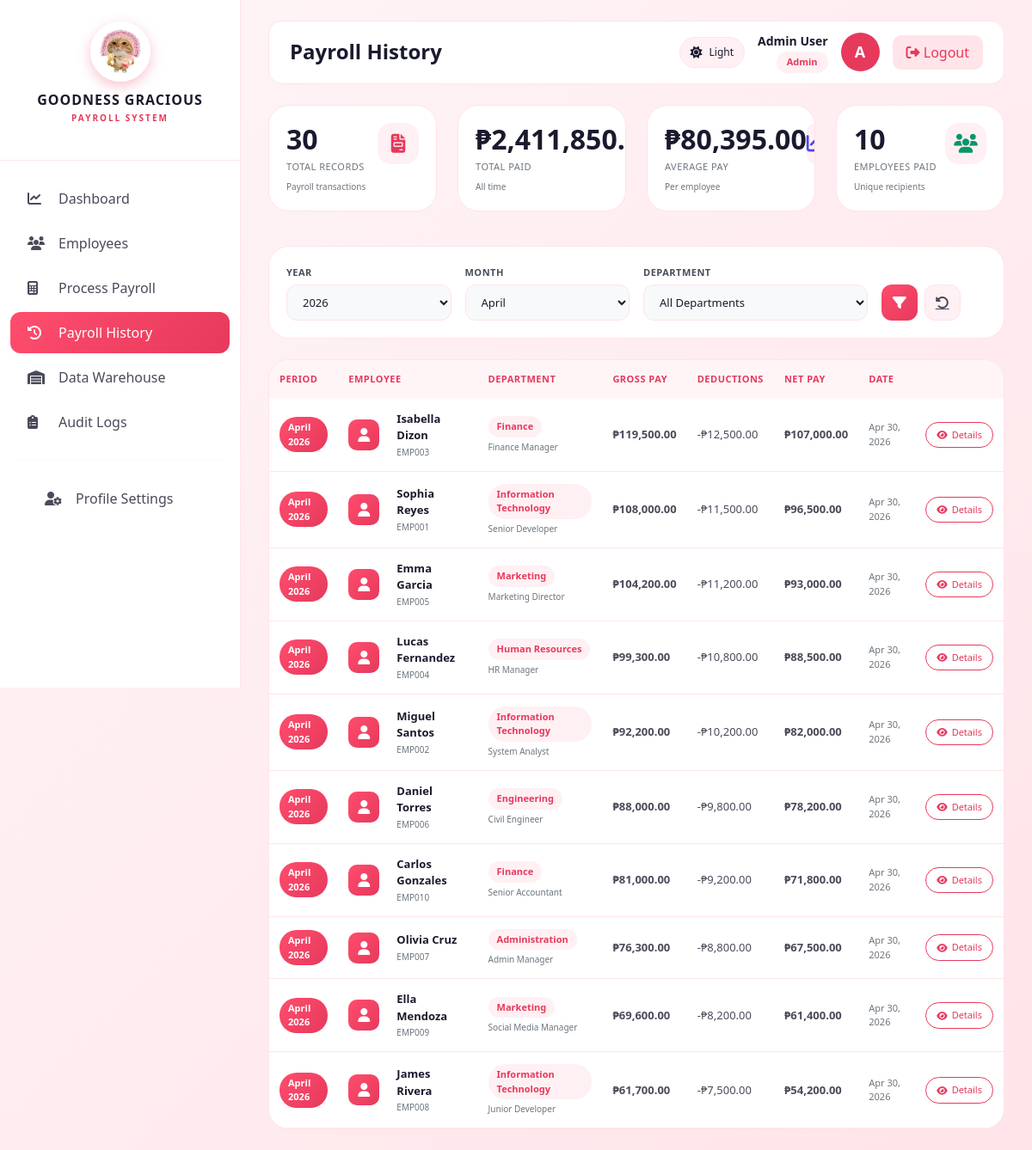
The page /goodness_payroll/index.php?page=payroll_history&month=4&year=2026 (signed in) on the database its author committed.
### tables this page shows
CREATE TABLE `payroll_records` (
  `payroll_id`              INT(11)       NOT NULL AUTO_INCREMENT,
  `employee_id`             INT(11)       NOT NULL,
  `payroll_month`           INT(11)       NOT NULL CHECK (`payroll_month` BETWEEN 1 AND 12),
  `payroll_year`            INT(11)       NOT NULL CHECK (`payroll_year` >= 2000),
  `basic_salary`            DECIMAL(12,2) NOT NULL,
  `allowances_amount`       DECIMAL(12,2) DEFAULT 0.00,
  `overtime_amount`         DECIMAL(12,2) DEFAULT 0.00,
  `tax_amount`              DECIMAL(12,2) DEFAULT 0.00,
  `sss_amount`              DECIMAL(12,2) DEFAULT 0.00,
  `philhealth_amount`       DECIMAL(12,2) DEFAULT 0.00,
  `pagibig_amount`          DECIMAL(12,2) DEFAULT 0.00,
  `other_deductions`        DECIMAL(12,2) DEFAULT 0.00,
  `gross_amount`            DECIMAL(12,2) NOT NULL,
  `total_deductions_amount` DECIMAL(12,2) NOT NULL,
  `net_amount`              DECIMAL(12,2) NOT NULL,
  `payroll_status`          ENUM('draft','processed','paid') DEFAULT 'draft',
  `processed_at`            TIMESTAMP NULL DEFAULT NULL,
  `lock_version`            INT(11) NOT NULL DEFAULT 1
                            COMMENT 'Optimistic locking - increment on every UPDATE',
  PRIMARY KEY (`payroll_id`),
  UNIQUE KEY `uq_payroll_period` (`employee_id`,`payroll_month`,`payroll_year`),
  KEY `idx_payroll_status` (`payroll_status`),
  KEY `idx_payroll_year_month` (`payroll_year`,`payroll_month`),
  KEY `idx_lock_version` (`lock_version`)
);

CREATE TABLE `employees` (
  `employee_id`    INT(11)       NOT NULL AUTO_INCREMENT,
  `employee_code`  VARCHAR(20)   NOT NULL,
  `first_name`     VARCHAR(50)   NOT NULL,
  `last_name`      VARCHAR(50)   NOT NULL,
  `email`          VARCHAR(100)  DEFAULT NULL,
  `department`     VARCHAR(50)   DEFAULT NULL,
  `emp_position`   VARCHAR(50)   DEFAULT NULL,
  `basic_salary`   DECIMAL(12,2) NOT NULL CHECK (`basic_salary` > 0),
  `hire_date`      DATE          NOT NULL,
  `emp_status`     ENUM('active','inactive','terminated') DEFAULT 'active',
  `version_number` INT(11)       NOT NULL DEFAULT 1
                   COMMENT 'Optimistic concurrency control - PHP must match before UPDATE',
  `created_at`     TIMESTAMP NOT NULL DEFAULT CURRENT_TIMESTAMP(),
  `updated_at`     TIMESTAMP NOT NULL DEFAULT CURRENT_TIMESTAMP()
                   ON UPDATE CURRENT_TIMESTAMP(),
  PRIMARY KEY (`employee_id`),
  UNIQUE KEY `uq_employee_code` (`employee_code`),
  UNIQUE KEY `uq_employee_email` (`email`),
  KEY `idx_department` (`department`),
  KEY `idx_emp_status` (`emp_status`),
  KEY `idx_version_number` (`version_number`)
);

### goodness_payroll/modules/payroll_history.php (the view, shortened to what this page needs)
<?php
require_once 'config/database.php';
$year_filter = $_GET['year'] ?? '';
$month_filter = $_GET['month'] ?? '';
$query = "
    SELECT
        p.payroll_id,
        p.payroll_month,
        p.payroll_year,
        p.basic_salary,
        p.allowances_amount as allowances,
        p.overtime_amount as overtime,
        p.tax_amount as tax,
        p.sss_amount as sss,
        p.philhealth_amount as philhealth,
        p.pagibig_amount as pagibig,
        p.gross_amount as gross_pay,
        p.total_deductions_amount as total_deductions,
        p.net_amount as net_pay,
        p.processed_at,
        e.employee_id,
        e.employee_code,
        e.first_name,
        e.last_name,
        e.department,
        e.emp_position as position
    FROM payroll_records p
    INNER JOIN employees e ON p.employee_id = e.employee_id
    WHERE p.payroll_status = 'processed'
";
$params = [];
if ($year_filter) {
    $query .= " AND p.payroll_year = ?";
    $params[] = $year_filter;
}
if ($month_filter) {
    $query .= " AND p.payroll_month = ?";
    $params[] = $month_filter;
}
$query .= " ORDER BY p.payroll_year DESC, p.payroll_month DESC, p.net_amount DESC";
$stmt = $db->prepare($query);
$stmt->execute($params);
$payrolls = $stmt->fetchAll();
$summaryQuery = "
    SELECT
        COUNT(*) as total_records,
        COALESCE(SUM(net_amount), 0) as total_paid,
        COALESCE(ROUND(AVG(net_amount), 2), 0) as avg_pay,
        COALESCE(MAX(net_amount), 0) as highest_pay,
        COALESCE(MIN(net_amount), 0) as lowest_pay,
        COUNT(DISTINCT employee_id) as unique_employees
    FROM payroll_records
    WHERE payroll_status = 'processed'
";
$summaryStmt = $db->prepare($summaryQuery);
$summaryStmt->execute();
$summary = $summaryStmt->fetch();
$years = [];
for($y = 2026; $y >= 2020; $y--) {
    $years[] = ['payroll_year' => $y];
}
$months = [
    1 => 'January', 2 => 'February', 3 => 'March', 4 => 'April',
    5 => 'May', 6 => 'June', 7 => 'July', 8 => 'August',
    9 => 'September', 10 => 'October', 11 => 'November', 12 => 'December'
];
?>
<div>
    <div class="row mb-4">
        <div class="col-md-3 mb-3">
            <div class="history-stat-card">
                <div class="d-flex justify-content-between align-items-start">
                    <div>
                        <div class="stat-number"><?php echo number_format($summary['total_records'] ?? 0); ?></div>
                        <div class="stat-label">Total Records</div>
                        <div class="stat-sub">Payroll transactions</div>
                    </div>
                    <div class="stat-icon">
                        <i class="fas fa-file-invoice" style="color: #e6395c;"></i>
                    </div>
                </div>
            </div>
        </div>
        <div class="col-md-3 mb-3">
            <div class="history-stat-card">
                <div class="d-flex justify-content-between align-items-start">
                    <div>
                        <div class="stat-number">₱<?php echo number_format($summary['total_paid'] ?? 0, 2); ?></div>
                        <div class="stat-label">Total Paid</div>
                        <div class="stat-sub">All time</div>
                    </div>
                </div>
            </div>
        </div>
        <div class="col-md-3 mb-3">
            <div class="history-stat-card">
                <div class="d-flex justify-content-between align-items-start">
                    <div>
                        <div class="stat-number">₱<?php echo number_format($summary['avg_pay'] ?? 0, 2); ?></div>
                        <div class="stat-label">Average Pay</div>
                        <div class="stat-sub">Per employee</div>
                    </div>
                    <div class="stat-icon">
                        <i class="fas fa-chart-line" style="color: #4f46e5;"></i>
                    </div>
                </div>
            </div>
        </div>
        <div class="col-md-3 mb-3">
            <div class="history-stat-card">
                <div class="d-flex justify-content-between align-items-start">
                    <div>
                        <div class="stat-number"><?php echo number_format($summary['unique_employees'] ?? 0); ?></div>
                        <div class="stat-label">Employees Paid</div>
                        <div class="stat-sub">Unique recipients</div>
                    </div>
                    <div class="stat-icon">
                        <i class="fas fa-users" style="color: #059669;"></i>
                    </div>
                </div>
            </div>
        </div>
    </div>
    <div class="filter-section">
        <form method="GET" class="row g-3 align-items-end">
            <div class="col-md-3">
                <label class="filter-label">YEAR</label>
                <select name="year" class="filter-select">
                    <?php foreach($years as $y): ?>
                    <option value="<?php echo $y['payroll_year']; ?>" <?php echo $year_filter == $y['payroll_year'] ? 'selected' : ''; ?>>
                        <?php echo $y['payroll_year']; ?>
                    </option>
                    <?php endforeach; ?>
                </select>
            </div>
            <div class="col-md-3">
                <label class="filter-label">MONTH</label>
                <select name="month" class="filter-select">
                    <?php foreach($months as $num => $name): ?>
                    <option value="<?php echo $num; ?>" <?php echo $month_filter == $num ? 'selected' : ''; ?>>
                        <?php echo $name; ?>
                    </option>
                    <?php endforeach; ?>
                </select>
            </div>
            <div class="col-md-4">
                <label class="filter-label">DEPARTMENT</label>
                <select name="department" class="filter-select">
                    <option value="">All Departments</option>
                </select>
            </div>
            <div class="col-md-2">
                <div class="d-flex gap-2">
                    <button type="submit" class="filter-icon-btn" title="Apply Filters">
                        <i class="fas fa-filter"></i>
                    </button>
                    <a href="?page=payroll_history" class="reset-btn" title="Reset Filters">
                        <i class="fas fa-undo-alt"></i>
                    </a>
                </div>
            </div>
        </form>
    </div>
    <div class="table-container">
        <div class="table-responsive">
            <table class="payroll-table">
                <thead>
                    <tr>
                        <th>Period</th>
                        <th>Employee</th>
                        <th>Department</th>
                        <th>Gross Pay</th>
                        <th>Deductions</th>
                        <th>Net Pay</th>
                        <th>Date</th>
                        <th></th>
                    </tr>
                </thead>
                <tbody>
                    <?php if(empty($payrolls)): ?>
                    <tr class="empty-state-row">
                        <td colspan="8" class="empty-state">
                            <i class="fas fa-inbox"></i>
                            <h5>No Payroll Records Found</h5>
                            <p>Try adjusting your filters or process a new payroll.</p>
                            <a href="?page=process_payroll" class="btn-pink" style="display: inline-block; margin-top: 10px;">Process Payroll</a>
                        </td>
                    </tr>
                    <?php else: ?>
                    <?php foreach($payrolls as $pay):
                        $periodName = date('F Y', mktime(0,0,0,$pay['payroll_month'],1,$pay['payroll_year']));
                    ?>
                    <tr>
                        <td>
                            <span class="period-badge"><?php echo $periodName; ?></span>
                        </td>
                        <td>
                            <div class="employee-info">
                                <div class="employee-avatar-small">
                                    <i class="fas fa-user"></i>
                                </div>
                                <div class="employee-details">
                                    <div class="employee-name"><?php echo htmlspecialchars($pay['first_name'] . ' ' . $pay['last_name']); ?></div>
                                    <div class="employee-code"><?php echo htmlspecialchars($pay['employee_code']); ?></div>
                                </div>
                            </div>
                        </td>
                        <td>
                            <span class="dept-badge"><?php echo htmlspecialchars($pay['department']); ?></span>
                            <div class="employee-code" style="margin-top: 4px;"><?php echo htmlspecialchars($pay['position']); ?></div>
                        </td>
                        <td class="amount-gross">₱<?php echo number_format($pay['gross_pay'], 2); ?></td>
                        <td class="amount-deduction">-₱<?php echo number_format($pay['total_deductions'], 2); ?></td>
                        <td class="amount-net">₱<?php echo number_format($pay['net_pay'], 2); ?></td>
                        <td style="font-size: 11px; color: var(--text-muted);"><?php echo date('M d, Y', strtotime($pay['processed_at'])); ?></td>
                        <td>
                            <button class="btn-details" onclick='showDetails(<?php echo htmlspecialchars(json_encode($pay)); ?>)'>
                                <i class="fas fa-eye"></i> Details
                            </button>
                        </td>
                    </tr>
                    <?php endforeach; ?>
                    <?php endif; ?>
                </tbody>
            </table>
        </div>
    </div>
</div>

### rows shown on the page
payroll_records: periodName "April 2026", employee.last_name "Isabella Dizon", employee.employee_code "EMP003", employee.department "Finance", employee.emp_position "Finance Manager", gross_amount "119,500.00", total_deductions_amount "12,500.00", net_amount "107,000.00", processed_at "Apr 30, 2026"
payroll_records: periodName "April 2026", employee.last_name "Sophia Reyes", employee.employee_code "EMP001", employee.department "Information Technology", employee.emp_position "Senior Developer", gross_amount "108,000.00", total_deductions_amount "11,500.00", net_amount "96,500.00", processed_at "Apr 30, 2026"
payroll_records: periodName "April 2026", employee.last_name "Emma Garcia", employee.employee_code "EMP005", employee.department "Marketing", employee.emp_position "Marketing Director", gross_amount "104,200.00", total_deductions_amount "11,200.00", net_amount "93,000.00", processed_at "Apr 30, 2026"
payroll_records: periodName "April 2026", employee.last_name "Lucas Fernandez", employee.employee_code "EMP004", employee.department "Human Resources", employee.emp_position "HR Manager", gross_amount "99,300.00", total_deductions_amount "10,800.00", net_amount "88,500.00", processed_at "Apr 30, 2026"
payroll_records: periodName "April 2026", employee.last_name "Miguel Santos", employee.employee_code "EMP002", employee.department "Information Technology", employee.emp_position "System Analyst", gross_amount "92,200.00", total_deductions_amount "10,200.00", net_amount "82,000.00", processed_at "Apr 30, 2026"
payroll_records: periodName "April 2026", employee.last_name "Daniel Torres", employee.employee_code "EMP006", employee.department "Engineering", employee.emp_position "Civil Engineer", gross_amount "88,000.00", total_deductions_amount "9,800.00", net_amount "78,200.00", processed_at "Apr 30, 2026"
payroll_records: periodName "April 2026", employee.last_name "Carlos Gonzales", employee.employee_code "EMP010", employee.department "Finance", employee.emp_position "Senior Accountant", gross_amount "81,000.00", total_deductions_amount "9,200.00", net_amount "71,800.00", processed_at "Apr 30, 2026"
payroll_records: periodName "April 2026", employee.last_name "Olivia Cruz", employee.employee_code "EMP007", employee.department "Administration", employee.emp_position "Admin Manager", gross_amount "76,300.00", total_deductions_amount "8,800.00", net_amount "67,500.00", processed_at "Apr 30, 2026"
payroll_records: periodName "April 2026", employee.last_name "Ella Mendoza", employee.employee_code "EMP009", employee.department "Marketing", employee.emp_position "Social Media Manager", gross_amount "69,600.00", total_deductions_amount "8,200.00", net_amount "61,400.00", processed_at "Apr 30, 2026"
payroll_records: periodName "April 2026", employee.last_name "James Rivera", employee.employee_code "EMP008", employee.department "Information Technology", employee.emp_position "Junior Developer", gross_amount "61,700.00", total_deductions_amount "7,500.00", net_amount "54,200.00", processed_at "Apr 30, 2026"

### other values the page prints
$titles[$page] "Payroll History"
$userName "Admin User"
$userRole "Admin"
$userInitial "A"
$summary['total_records'] "30"
$summary['avg_pay'] "80,395.00"
$summary['unique_employees'] "10"
form field year "2026"
form field month "April"
